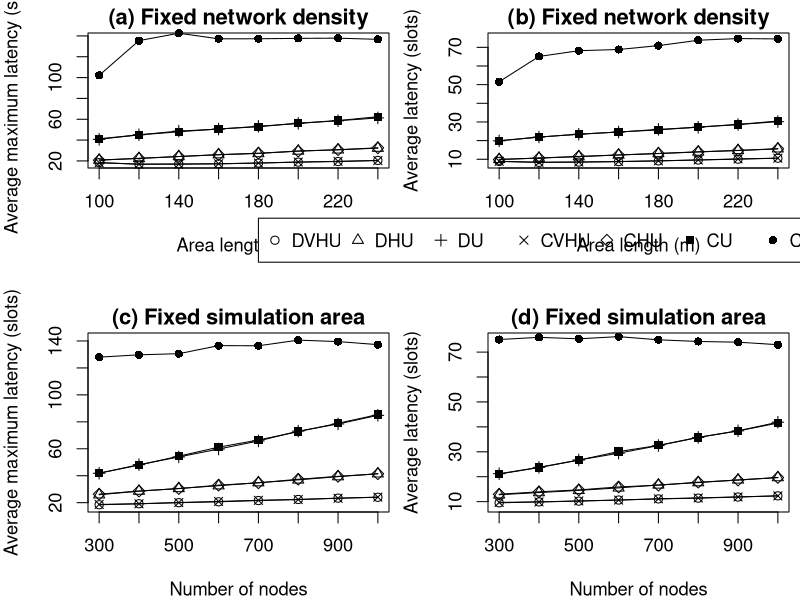

Here is the R script that generated this plot:
pdf("ZBS-variants.pdf", width=12, height=8, family="Times")
par(xpd=NA, mfrow=c(2,2), mar=c(6,4,1.5,0.5), cex=1.1) # margin: bottom left top right

area_l <- c(100, 120, 140, 160, 180, 200, 220, 240)
num_FFD <- c(300, 400, 500, 600, 700, 800, 900, 1000)
legend <- c("DVHU", "DHU", "DU", "CVHU", "CHU", "CU", "C")
pch <- c(seq(1,5),15,16)

# # # # # # # # # # # # # # # # # Fixed density # # # # # # # # # # # # # # # # #
# # Average maximum latency # #

# D1VHU
#avg_max_lat <- c(19.09, 18.11, 17.88, 18.62, 18.61, 19.90, 20.14, 20.97)

# D1HU
#avg_max_lat <- c(21.01, 23.63, 25.76, 27.92, 29.14, 31.98, 33.73, 35.57)
#lines(area_l, avg_max_lat, type='o', pch=pch[2])

# D2VHU
avg_max_lat <- c(18.38, 16.89, 17.08, 17.21, 17.92, 18.84, 19.42, 20.47)
plot(area_l, avg_max_lat, type='o', pch=pch[1], ylim=c(18,138),
	xlab='Area length (m)', ylab='Average maximum latency (slots)', main='(a) Fixed network density')
legend(180, -35, legend=legend, pch=pch, ncol=length(legend), bty='o')

# D2HU
avg_max_lat <- c(20.85, 22.40, 24.23, 26.01, 27.12, 29.52, 30.66, 32.29)
lines(area_l, avg_max_lat, type='o', pch=pch[2])

# D2U
avg_max_lat <- c(40.73, 45.12, 48.63, 50.55, 53.21, 56.06, 58.57, 61.31) 
lines(area_l, avg_max_lat, type='o', pch=pch[3])

# CVHU
avg_max_lat <- c(18.28, 16.84, 16.84, 17.27, 17.98, 18.94, 19.60, 20.35)
lines(area_l, avg_max_lat, type='o', pch=pch[4])

# CHU
avg_max_lat <- c(20.74, 22.47, 24.21, 25.94, 27.43, 29.36, 30.77, 32.55)
lines(area_l, avg_max_lat, type='o', pch=pch[5])

# CU
avg_max_lat <- c(41.35, 44.96, 47.98, 50.68, 52.86, 56.17, 58.77, 62.43)
lines(area_l, avg_max_lat, type='o', pch=pch[6])

# C
avg_max_lat <- c(102.15, 135.46, 142.60, 137.22, 137.26, 137.65, 137.84, 136.73)
lines(area_l, avg_max_lat, type='o', pch=pch[7])

# # Average latency # #

# D1VHU
#avg_lat <- c(8.633156, 8.140718, 8.143710, 8.445711, 8.639501, 9.054342, 9.395622, 9.812672)

# D1HU
#avg_lat <- c(9.365611, 10.300120, 11.109248, 11.884447, 12.428119, 13.516939, 14.165949, 14.903600)
#lines(area_l, avg_lat, type='o', pch=pch[2])

# D2VHU
avg_lat <- c(8.838037, 8.336745, 8.485482, 8.735454, 9.138091, 9.605691, 10.063384, 10.579800)
plot(area_l, avg_lat, type='o', pch=pch[1], ylim=c(8,75),
	xlab='Area length (m)', ylab='Average latency (slots)', main='(b) Fixed network density')

# D2HU
avg_lat <- c(9.939890, 10.640719, 11.404108, 12.308732, 13.055188, 13.918293, 14.756973, 15.639346)
lines(area_l, avg_lat, type='o', pch=pch[2])

# D2U
avg_lat <- c(19.878539, 21.917822, 23.438281, 24.595909, 26.022779, 27.156799, 28.620674, 30.176503)
lines(area_l, avg_lat, type='o', pch=pch[3])

# CVHU
avg_lat <- c(8.919318, 8.411400, 8.518859, 8.791262, 9.151941, 9.641454, 10.186824, 10.584161)
lines(area_l, avg_lat, type='o', pch=pch[4])

# CHU
avg_lat <- c(9.843791, 10.667241, 11.524022, 12.301896, 13.104550, 14.002915, 14.680621, 15.589984)
lines(area_l, avg_lat, type='o', pch=pch[5])

# CU
avg_lat <- c(19.945279, 21.901543, 23.417573, 24.632448, 25.730835, 27.287988, 28.673944, 30.504444)
lines(area_l, avg_lat, type='o', pch=pch[6])

# C
avg_lat <- c(51.575000, 65.114137, 68.197776, 68.838323, 70.928022, 73.804502, 74.698971, 74.511222)
lines(area_l, avg_lat, type='o', pch=pch[7])

# # # # # # # # # # # # # # # # # # Fixed area # # # # # # # # # # # # # # # # #
par(mar=c(4,4,1.5,0.5)) # margin: bottom left top right

# # Average maximum latency # #

# D1VHU
#avg_max_lat <- c(18.04, 18.41, 19.95, 20.68, 21.69, 23.36, 24.39, 25.61)

# D1HU
#avg_max_lat <- c(25.74, 28.83, 32.14, 35.28, 38.65, 41.20, 44.65, 47.00)
#lines(num_FFD, avg_max_lat, type='o', pch=pch[2])

# D2VHU
avg_max_lat <- c(18.45, 19.20, 19.99, 20.64, 21.58, 22.38, 23.37, 24.00)
plot(num_FFD, avg_max_lat, type='o', pch=pch[1], ylim=c(18,141),
	xlab='Number of nodes', ylab='Average maximum latency (slots)', main='(c) Fixed simulation area')

# D2HU
avg_max_lat <- c(25.88, 28.61, 30.54, 32.60, 34.85, 36.93, 39.34, 41.46)
lines(num_FFD, avg_max_lat, type='o', pch=pch[2])

# D2U
avg_max_lat <- c(41.83, 48.23, 53.94, 59.81, 65.83, 73.10, 78.42, 84.83)
lines(num_FFD, avg_max_lat, type='o', pch=pch[3])

# CVHU
avg_max_lat <- c(18.69, 19.18, 20.11, 20.92, 21.75, 22.33, 23.27, 24.13)
lines(num_FFD, avg_max_lat, type='o', pch=pch[4])

# CHU
avg_max_lat <- c(26.33, 28.60, 30.45, 33.00, 34.72, 37.38, 39.54, 41.43)
lines(num_FFD, avg_max_lat, type='o', pch=pch[5])

# CU
avg_max_lat <- c(41.98, 47.87, 54.54, 61.21, 66.52, 72.73, 78.94, 85.39)
lines(num_FFD, avg_max_lat, type='o', pch=pch[6])

# C
avg_max_lat <- c(128.00, 129.72, 130.58, 136.56, 136.44, 140.62, 139.56, 137.27)
lines(num_FFD, avg_max_lat, type='o', pch=pch[7])

# # Average latency # #

# D1VHU
#avg_lat <- c(8.911326, 9.018336, 9.465811, 9.736929, 10.147071, 10.750860, 11.067770, 11.527987)

# D1HU
#avg_lat <- c(12.145766, 12.890715, 13.874480, 14.887266, 16.099299, 17.264806, 18.288610, 19.209590)
#lines(num_FFD, avg_lat, type='o', pch=pch[2])

# D2VHU
avg_lat <- c(9.522748, 9.886576, 10.206525, 10.637270, 11.090729, 11.401455, 11.849753, 12.328218)
plot(num_FFD, avg_lat, type='o', pch=pch[1], ylim=c(8.5,75),
	xlab='Number of nodes', ylab='Average latency (slots)', main='(d) Fixed simulation area')

# D2HU
avg_lat <- c(12.766289, 13.639792, 14.520882, 15.514725, 16.700901, 17.644869, 18.718732, 19.663173)
lines(num_FFD, avg_lat, type='o', pch=pch[2])

# D2U
avg_lat <- c(21.209673, 23.746466, 26.708998, 29.437496, 32.494077, 35.789249, 38.411602, 41.863744)
lines(num_FFD, avg_lat, type='o', pch=pch[3])

# CVHU
avg_lat <- c(9.691743, 9.884853, 10.286174, 10.633576, 11.136235, 11.487778, 11.897385, 12.300913)
lines(num_FFD, avg_lat, type='o', pch=pch[4])

# CHU
avg_lat <- c(12.970214, 13.934990, 14.714850, 15.890067, 16.590730, 17.798586, 18.634638, 19.673634)
lines(num_FFD, avg_lat, type='o', pch=pch[5])

# CU
avg_lat <- c(21.068575, 23.701878, 26.658477, 30.097262, 32.577425, 35.778511, 38.385506, 41.531341)
lines(num_FFD, avg_lat, type='o', pch=pch[6])

# C
avg_lat <- c(75.044535, 75.914949, 75.333225, 76.202849, 74.931317, 74.261421, 73.977030, 72.968245)
lines(num_FFD, avg_lat, type='o', pch=pch[7])

dev.off()
